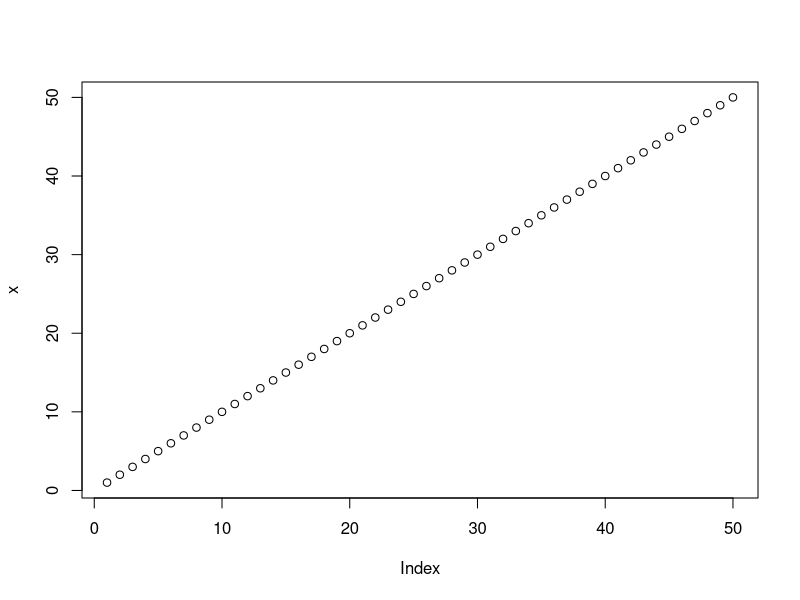
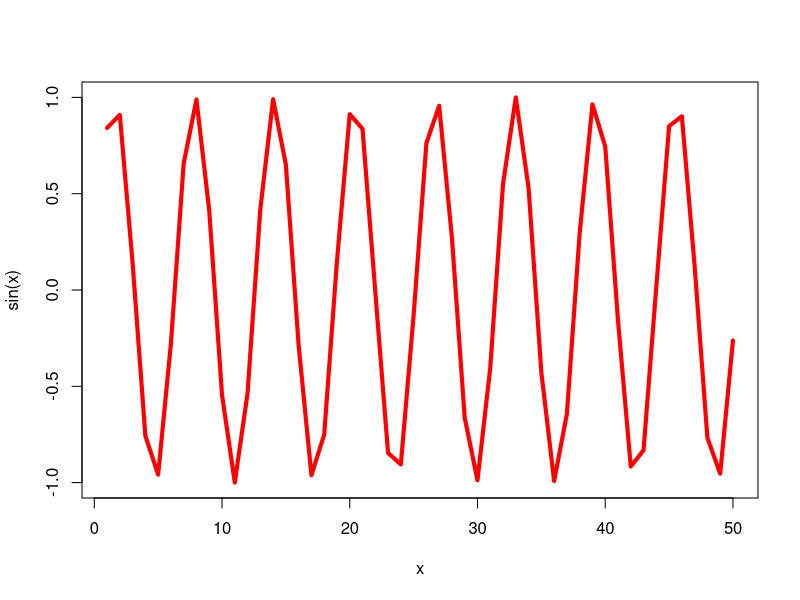

Source code (R) for these figures, in order:
#' ---
#' title: "Lab 04"
#' author: "Qiman Hu"
#' ---


# Click the Play button to run this code
5 + 3

# complete code below so answer is 10

5 + 3 + 2

# make assignment and inspect the object

x <- 3 * 4  
x

x <- 1:50
plot(x)


plot(x, sin(x), type = "l", col = "red", lwd = 4)
